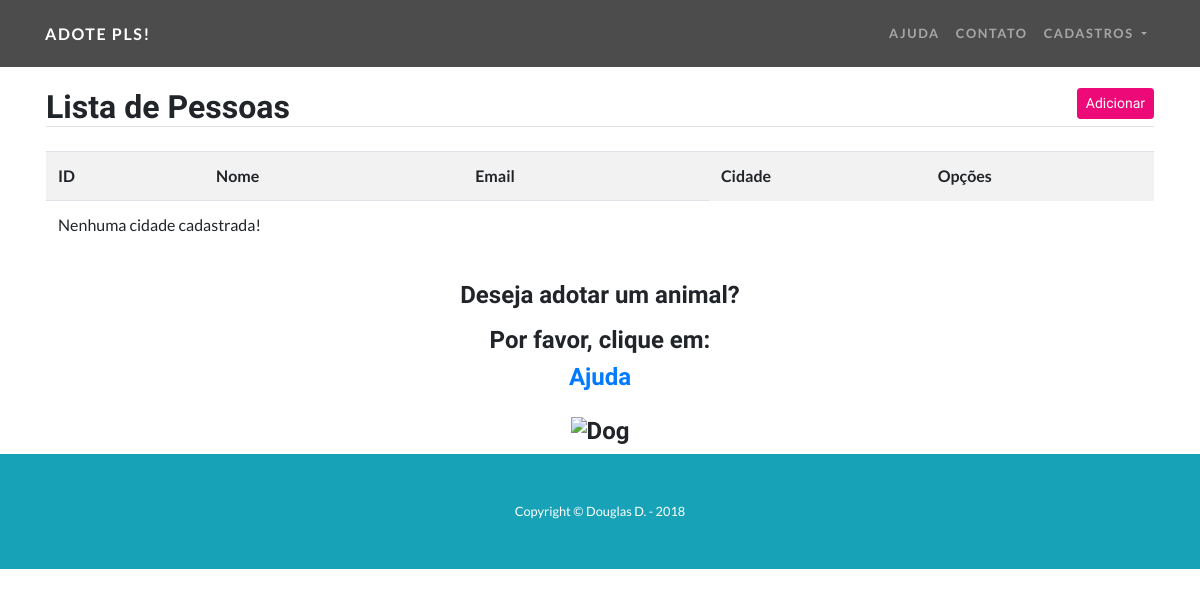
The page /listar/pessoas/ on the database as committed earlier.
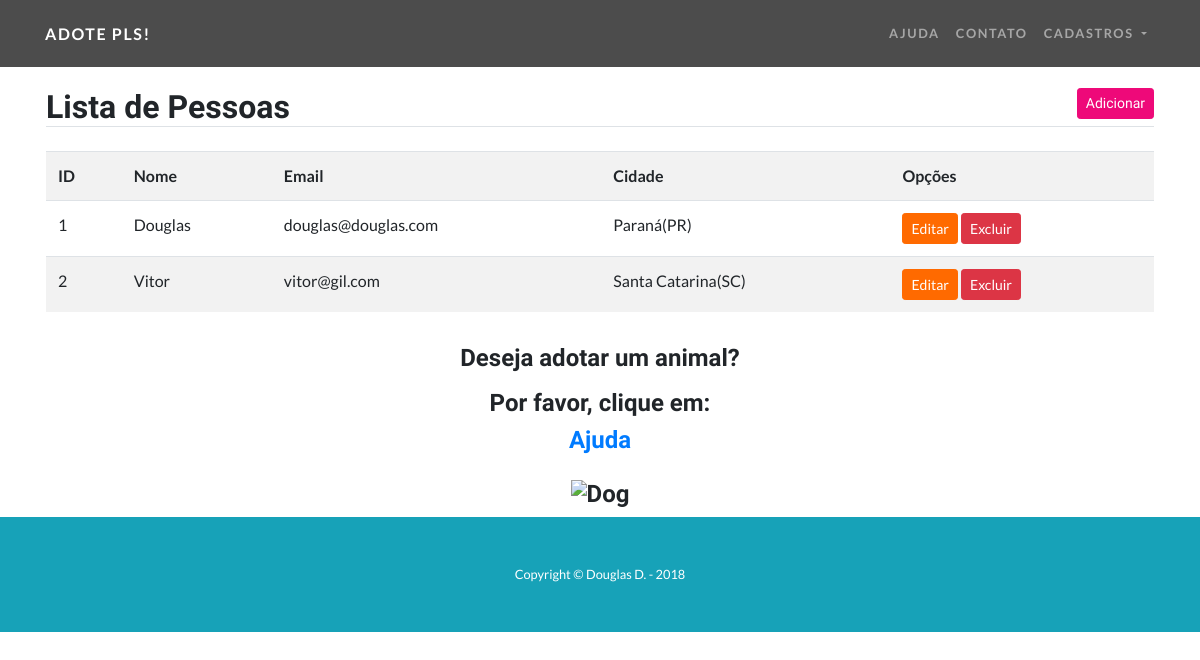
The same page on the database as committed later.
### animais/models.py (models this page shows, shortened)
class Pessoa(models.Model):
    nome = models.CharField(max_length=50, help_text='Nome completo')
    email = models.CharField(max_length=50)
    nascimento = models.DateField('Data de Nascimento')
    cidade = models.ForeignKey(Cidade, on_delete=models.CASCADE)

class Cidade(models.Model):
    nome = models.CharField(max_length=50)
    estado = models.CharField(max_length=2, help_text='Informe apenas a sigla')
    def __str__(self):
        return self.nome + '(' + self.estado + ')'

### animais/views.py (the view)
# urls.py: path('listar/pessoas/', PessoaList.as_view(), name="listar-pessoas"),
class PessoaList(ListView):
    model = Pessoa
    template_name = 'pessoa_list.html'

### animais/templates/pessoa_list.html (shortened to what this page needs)
{% extends 'modelo.html' %}
{% block conteudo %}
<div class="container">
  <div class="row mt-5">
    <div class="col-sm p-3 mt-4">
      <h2 class="border-bottom">
        Lista de Pessoas
        <a href="{% url 'inserir-pessoa' %}" class="float-right btn btn-primary btn-sm">
          Adicionar
        </a>
      </h2>
      <table class="table table-striped mt-4">
        <tr>
          <th>ID</th>
          <th>Nome</th>
          <th>Email</th>
          <th>Cidade</th>
          <th>Opções</th>
        </tr>
        {% for pessoa in object_list %}
          <tr>
            <td>{{pessoa.id}}</td>
            <td>{{pessoa.nome}}</td>
            <td>{{pessoa.email}}</td>
            <td>{{pessoa.cidade}}</td>
            <td>
              <a href="{% url 'editar-pessoa' pessoa.id %}" class="btn btn-secondary btn-sm">
                Editar
              </a>
              <a href="{% url 'excluir-pessoa' pessoa.id %}" class="btn btn-danger btn-sm">
                Excluir
              </a>
            </td>
          </tr>
        {% empty %}
            <tr>
              <td colspan="3">Nenhuma cidade cadastrada!</td>
            </tr>
        {% endfor %}
      </table>
    </div>
  </div>
</div>
{% endblock %}

Rows that differ between the two databases and show on the page:
added Pessoa: id "1", nome "Douglas", email "douglas@douglas.com", cidade "Paraná(PR)"
added Pessoa: id "2", nome "Vitor", email "vitor@gil.com", cidade "Santa Catarina(SC)"
Other text that changed with them:
text no longer shown: "Nenhuma cidade cadastrada!"
